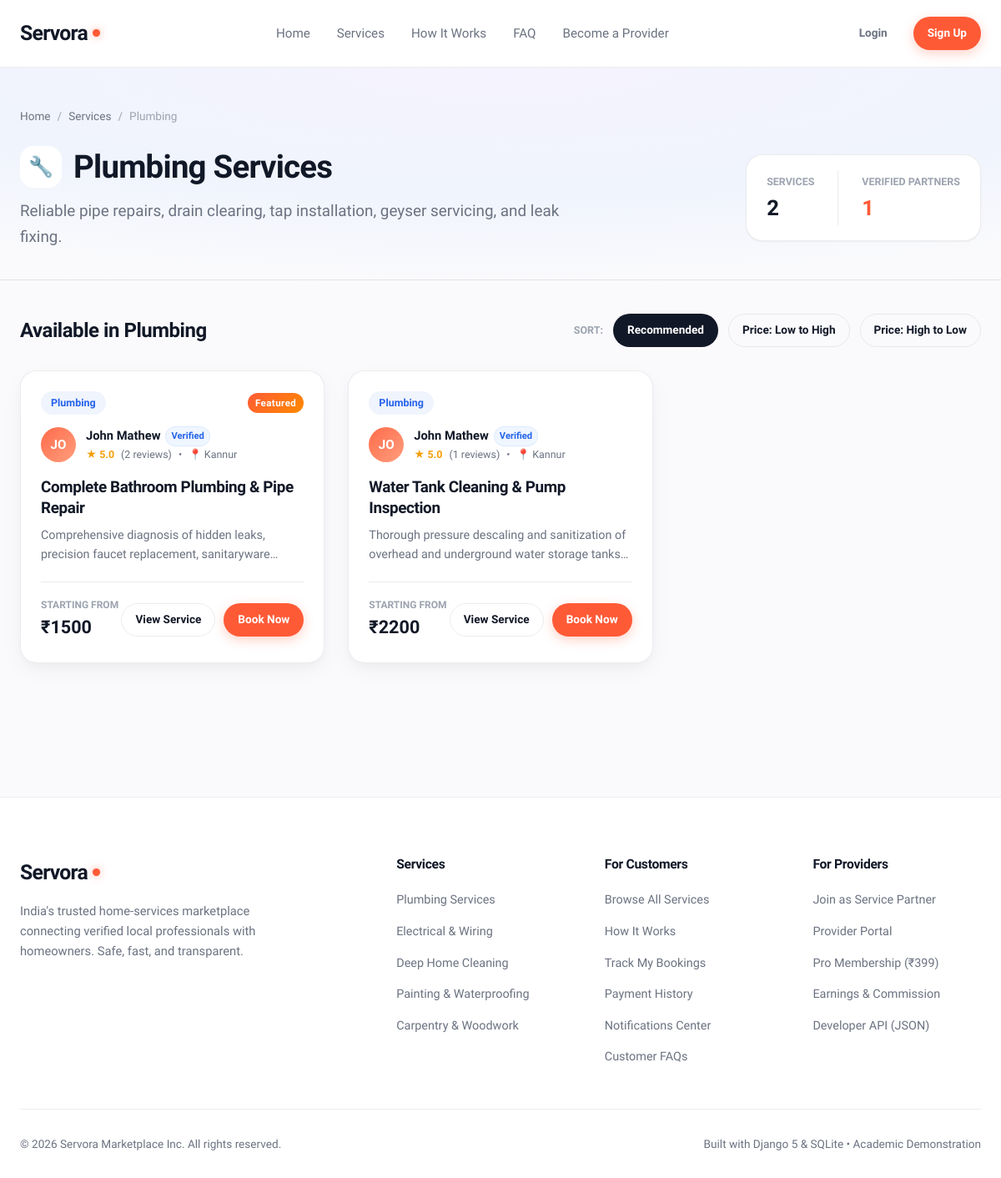
Page /category/Plumbing/ on the earlier database version.
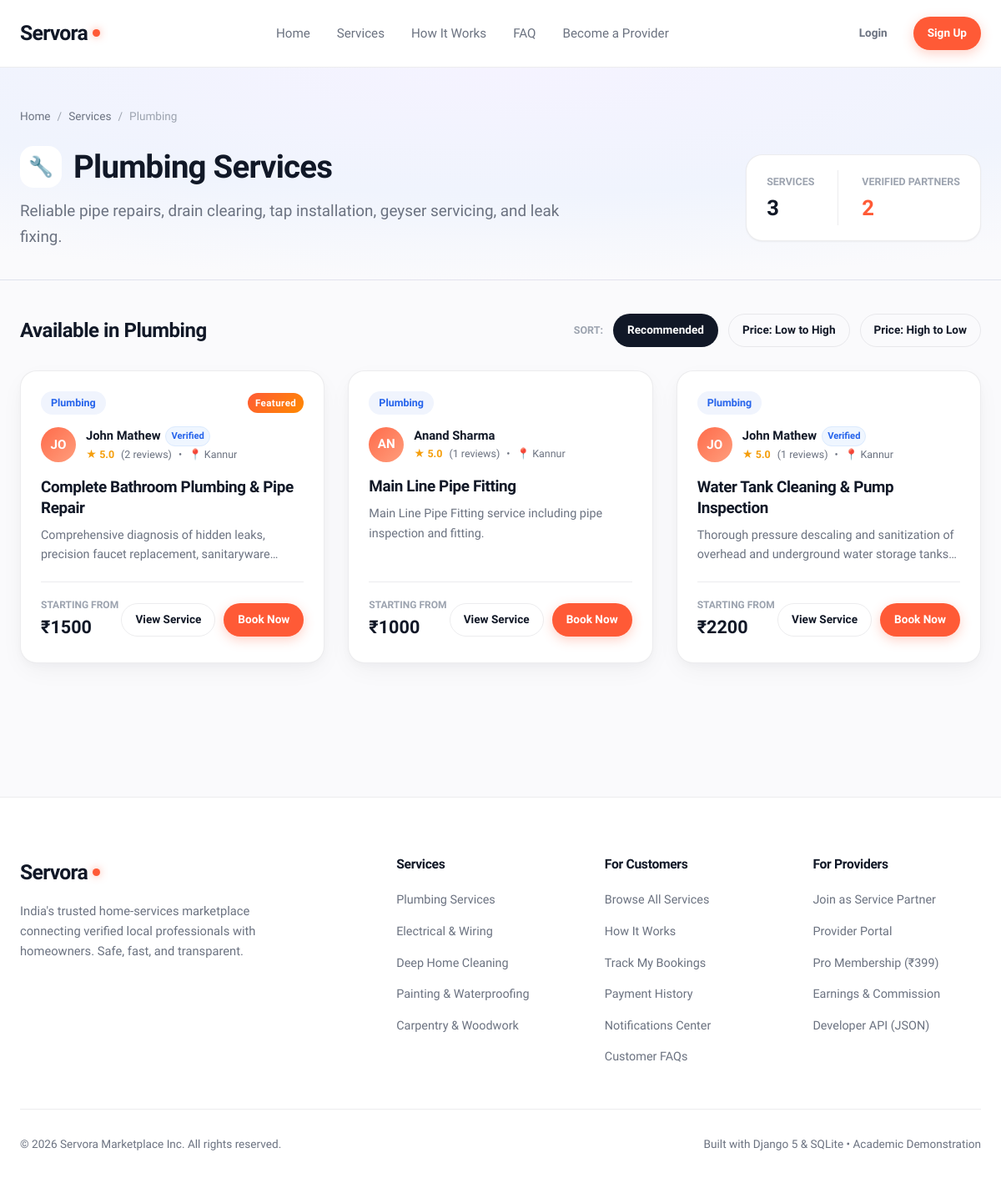
Same page on the later database version.
### services/models.py (models this page shows, shortened)
class Category(models.Model):
    name = models.CharField(max_length=100, unique=True)
    slug = models.SlugField(max_length=120, unique=True, blank=True)
    icon_name = models.CharField(
        max_length=50,
        default='wrench',
        help_text="Icon identifier (e.g. spark, wrench, zap, paint, hammer, leaf)"
    )
    description = models.TextField(blank=True, default='')
    order = models.PositiveIntegerField(default=0)
    class Meta:
        verbose_name_plural = "Categories"
        ordering = ['order', 'name']

class Service(models.Model):
    provider = models.ForeignKey(UserProfile, on_delete=models.CASCADE, related_name='services')
    category = models.ForeignKey(Category, on_delete=models.CASCADE, related_name='services')
    title = models.CharField(max_length=200)
    slug = models.SlugField(max_length=220, unique=True, blank=True)
    description = models.TextField()
    price = models.DecimalField(max_digits=10, decimal_places=2, help_text="Starting price in INR (₹)")
    duration_estimate = models.CharField(max_length=100, default='1-2 hours')
    location = models.CharField(max_length=120, default='Kannur')
    image = models.ImageField(upload_to='services/', blank=True, null=True)
    is_active = models.BooleanField(default=True)
    is_featured = models.BooleanField(default=False)
    created_at = models.DateTimeField(auto_now_add=True)
    updated_at = models.DateTimeField(auto_now=True)
    class Meta:
        ordering = ['-is_featured', '-created_at']
    @property
    def average_rating(self):
        reviews = self.reviews.all()
        if reviews.exists():
            return round(sum(r.rating for r in reviews) / reviews.count(), 1)
        return 5.0
    @property
    def reviews_count(self):
        return self.reviews.count()

class Review(models.Model):
    RATING_CHOICES = [(i, str(i)) for i in range(1, 6)]
    service = models.ForeignKey(Service, on_delete=models.CASCADE, related_name='reviews')
    customer = models.ForeignKey(User, on_delete=models.CASCADE, related_name='customer_reviews')
    booking = models.OneToOneField(Booking, on_delete=models.SET_NULL, null=True, blank=True, related_name='review')
    rating = models.PositiveSmallIntegerField(choices=RATING_CHOICES, default=5)
    comment = models.TextField()
    created_at = models.DateTimeField(auto_now_add=True)
    class Meta:
        ordering = ['-created_at']

### users/models.py (models this page shows, shortened)
class UserProfile(models.Model):
    ROLE_CHOICES = (
        ('customer', 'Customer / Homeowner'),
        ('provider', 'Service Provider / Professional'),
    )
    user = models.OneToOneField(User, on_delete=models.CASCADE, related_name='profile')
    role = models.CharField(max_length=20, choices=ROLE_CHOICES, default='customer')
    phone = models.CharField(max_length=20, blank=True, default='')
    city = models.CharField(max_length=100, blank=True, default='Kannur')
    address = models.TextField(blank=True, default='')
    bio = models.TextField(blank=True, default='')
    is_verified = models.BooleanField(default=False, help_text="Designates whether this provider has been verified.")
    avatar = models.ImageField(upload_to='profiles/', blank=True, null=True)
    PAYOUT_STATUS_CHOICES = (
        ('not_configured', 'Not Configured'),
        ('configured', 'Configured'),
        ('verification_required', 'Verification Required'),
        ('ready', 'Ready for Payout'),
    )
    PAYOUT_PREFERENCE_CHOICES = (
        ('upi', 'UPI Transfer'),
        ('bank', 'Bank Transfer'),
    )
    payout_upi_id = models.CharField(
        max_length=100,
        blank=True,
        default='',
        help_text="Private provider UPI ID for electronic settlement disbursements."
    )
    payout_upi_name = models.CharField(
        max_length=150,
        blank=True,
        default='',
        help_text="Beneficiary name associated with UPI ID."
    )
    payout_preference = models.CharField(
        max_length=30,
        choices=PAYOUT_PREFERENCE_CHOICES,
        default='upi'
    )
    payout_status = models.CharField(
        max_length=30,
        choices=PAYOUT_STATUS_CHOICES,
        default='not_configured'
    )
    created_at = models.DateTimeField(auto_now_add=True)

### services/views.py (the view)
# urls.py: path('category/<str:name>/', views.category_services_view, name='category_services'),
def category_services_view(request, name):
    category = get_object_or_404(Category, Q(name__iexact=name) | Q(slug__iexact=name))
    services = Service.objects.filter(category=category, is_active=True).select_related('provider', 'category', 'provider__user').prefetch_related('reviews')
    sort_option = request.GET.get('sort', 'recommended')
    if sort_option == 'price_asc':
        services = services.order_by('price')
    elif sort_option == 'price_desc':
        services = services.order_by('-price')
    elif sort_option == 'rating':
        services = sorted(services, key=lambda s: s.average_rating, reverse=True)
    else:
        services = services.order_by('-is_featured', '-created_at')
    provider_count = Category.objects.filter(id=category.id).aggregate(
        count=Count('services__provider', distinct=True)
    )['count'] or 0
    return render(request, 'services/category_services.html', {
        'category': category,
        'services': services,
        'provider_count': provider_count,
        'sort_option': sort_option,
    })

### services/context_processors.py (called while the page is built, shortened)
def notifications_context(request):
    return {
        'unread_notifications_count': 0,
        'recent_notifications': [],
    }

### templates/services/category_services.html (shortened to what the changed rows need)
{% extends 'base.html' %}
{% load static %}
{% block extra_css %}
  <link rel="stylesheet" href="{% static 'css/customer.css' %}">
{% endblock %}
{% block content %}
<section class="catalog-hero">
  <div class="container">
    <div class="detail-breadcrumb">
      <a href="{% url 'home' %}">Home</a>
      <span>/</span>
      <a href="{% url 'service_list' %}">Services</a>
      <span>/</span>
      <span>{{ category.name }}</span>
    </div>
    <div style="display: flex; align-items: center; justify-content: space-between; flex-wrap: wrap; gap: 24px;">
      <div style="max-width: 680px;">
        <div style="display: flex; align-items: center; gap: 14px; margin-bottom: 12px;">
          <div class="category-icon" style="width: 50px; height: 50px; font-size: 1.5rem; background: #FFFFFF;">
            {% if category.icon_name == 'spark' %}✨
            {% elif category.icon_name == 'zap' %}⚡
            {% elif category.icon_name == 'wrench' %}🔧
            {% elif category.icon_name == 'paint' %}🎨
            {% elif category.icon_name == 'hammer' %}🔨
            {% elif category.icon_name == 'leaf' %}🌿
            {% elif category.icon_name == 'book' %}📚
            {% elif category.icon_name == 'camera' %}📷
            {% elif category.icon_name == 'cpu' %}💻
            {% else %}🛠️{% endif %}
          </div>
          <h1 class="catalog-title" style="margin: 0;">{{ category.name }} Services</h1>
        </div>
        <p class="text-lead">{{ category.description|default:"Find trusted professionals for repairs, installations, and ongoing maintenance." }}</p>
      </div>
      <div style="background: #FFFFFF; border: 1px solid var(--border-subtle); border-radius: var(--radius-lg); padding: 18px 24px; display: flex; gap: 28px; box-shadow: var(--shadow-sm);">
        <div>
          <span class="text-xs" style="color: var(--text-muted); text-transform: uppercase; font-weight: 700;">Services</span>
          <div style="font-size: 1.6rem; font-weight: 800; color: var(--brand-dark);">{{ services|length }}</div>
        </div>
        <div style="border-left: 1px solid var(--border-subtle); padding-left: 28px;">
          <span class="text-xs" style="color: var(--text-muted); text-transform: uppercase; font-weight: 700;">Verified Partners</span>
          <div style="font-size: 1.6rem; font-weight: 800; color: var(--accent-primary);">{{ provider_count }}</div>
        </div>
      </div>
    </div>
  </div>
</section>
<section class="section" style="padding-top: 40px;">
  <div class="container">
    <div class="catalog-results-header">
      <h3>Available in {{ category.name }}</h3>
      <div style="display: flex; align-items: center; gap: 12px;">
        <span class="text-xs text-bold" style="color: var(--text-muted); text-transform: uppercase;">Sort:</span>
        <a href="?sort=recommended" class="btn btn-sm {% if sort_option == 'recommended' %}btn-dark{% else %}btn-outline{% endif %}">Recommended</a>
        <a href="?sort=price_asc" class="btn btn-sm {% if sort_option == 'price_asc' %}btn-dark{% else %}btn-outline{% endif %}">Price: Low to High</a>
        <a href="?sort=price_desc" class="btn btn-sm {% if sort_option == 'price_desc' %}btn-dark{% else %}btn-outline{% endif %}">Price: High to Low</a>
      </div>
    </div>
    {% if services %}
      <div class="provider-grid">
        {% for service in services %}
          <div class="service-card card-hover">
            <div class="service-card-body">
              <div class="service-card-badge-row">
                <span class="badge" style="background: var(--bg-blue-tint); color: #2563EB;">{{ category.name }}</span>
                {% if service.is_featured %}
                  <span class="badge badge-pro">Featured</span>
                {% endif %}
              </div>
              <div class="service-provider-info">
                <a href="{% url 'provider_profile' service.provider.id %}" style="display: flex; align-items: center; gap: 12px;">
                  <div class="hero-visual-avatar" style="width: 42px; height: 42px; font-size: 0.95rem;">
                    {{ service.provider.user.first_name|default:service.provider.user.username|slice:":2"|upper }}
                  </div>
                  <div>
                    <div style="display: flex; align-items: center; gap: 6px;">
                      <strong style="font-size: 0.92rem; color: var(--brand-dark);">
                        {{ service.provider.user.get_full_name|default:service.provider.user.username }}
                      </strong>
                      {% if service.provider.is_verified %}
                        <span class="badge badge-verified" style="padding: 2px 6px; font-size: 0.7rem;">Verified</span>
                      {% endif %}
                    </div>
                    <div style="display: flex; align-items: center; gap: 8px; font-size: 0.78rem; color: var(--text-secondary);">
                      <span style="color: #F59E0B; font-weight: 700;">★ {{ service.average_rating }}</span>
                      <span>({{ service.reviews_count }} reviews)</span>
                      <span>&bull;</span>
                      <span>📍 {{ service.location }}</span>
                    </div>
                  </div>
                </a>
              </div>
              <h3 class="service-title">
                <a href="{% url 'service_detail' service.id %}">{{ service.title }}</a>
              </h3>
              <p class="service-desc">{{ service.description }}</p>
              <div class="service-meta">
                <div class="service-price-block">
                  <span class="service-price-label">Starting from</span>
                  <span class="service-price">₹{{ service.price|floatformat:0 }}</span>
                </div>
                <div class="service-card-actions">
                  <a href="{% url 'service_detail' service.id %}" class="btn btn-outline btn-sm">View Service</a>
                  <a href="{% url 'book_service' service.id %}" class="btn btn-primary btn-sm">Book Now</a>
                </div>
              </div>
            </div>
          </div>
        {% endfor %}
      </div>
    {% endif %}
  </div>
</section>
{% endblock %}

Differences in the rows shown:
added Service: {{ category.name }} "Plumbing", provider.user.first_name "AN", provider.user.get_full_name "Anand Sharma", average_rating "5.0", reviews_count "1", location "Kannur", title "Main Line Pipe Fitting", description "Main Line Pipe Fitting service including pipe inspection and fitting.", price "1000"
Other differences:
{{ services|length }}: "2" → "3"
{{ provider_count }}: "1" → "2"
